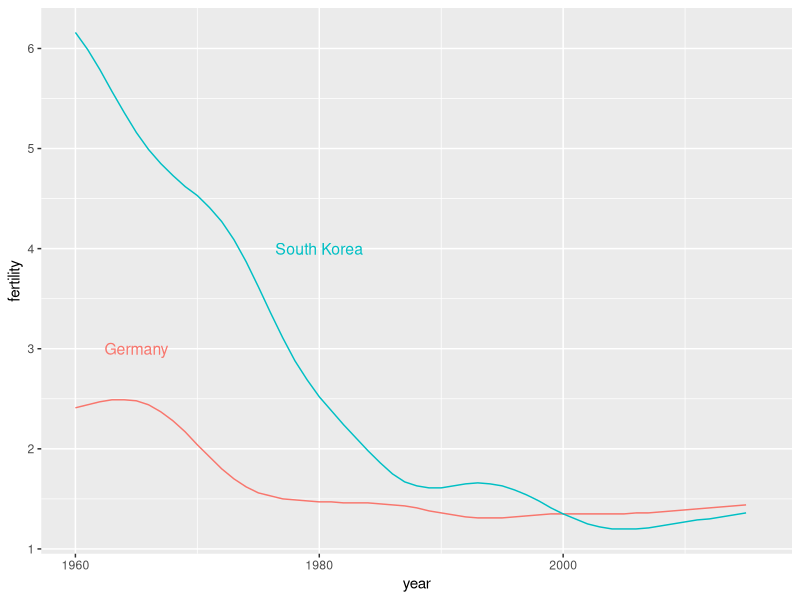

Recreate this plot in R.
library(dplyr)
library(tidyverse)
library(dslabs)
data("gapminder")

countries <- c("South Korea","Germany")

labels <- data.frame(country=countries, x=c(1980,1965),y=c(4,3))

gapminder %>% filter(country %in% countries) %>%
  ggplot(aes(year,fertility,col=country)) +
  geom_line() +
  geom_text(data=labels, aes(x,y,label=country),size=4) +
  theme(legend.position="none")
